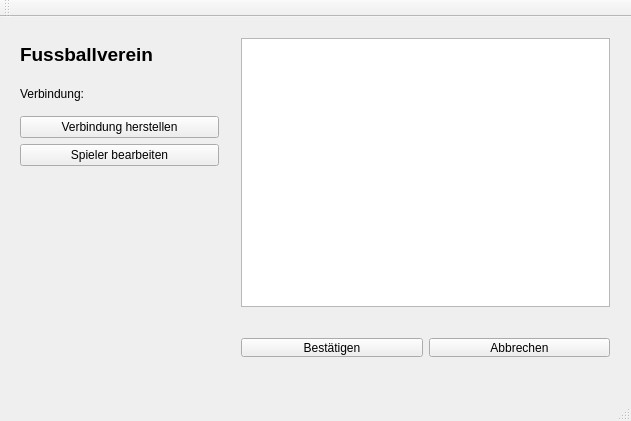
<?xml version="1.0" encoding="UTF-8"?>
<ui version="4.0">
 <class>MainWindow</class>
 <widget class="QMainWindow" name="MainWindow">
  <property name="geometry">
   <rect>
    <x>0</x>
    <y>0</y>
    <width>631</width>
    <height>421</height>
   </rect>
  </property>
  <property name="windowTitle">
   <string>MainWindow</string>
  </property>
  <widget class="QWidget" name="centralWidget">
   <widget class="QWidget" name="verticalLayoutWidget">
    <property name="geometry">
     <rect>
      <x>9</x>
      <y>9</y>
      <width>221</width>
      <height>151</height>
     </rect>
    </property>
    <layout class="QVBoxLayout" name="verticalLayout">
     <item>
      <widget class="QLabel" name="label">
       <property name="font">
        <font>
         <pointsize>14</pointsize>
         <weight>75</weight>
         <bold>true</bold>
        </font>
       </property>
       <property name="text">
        <string>Fussballverein</string>
       </property>
      </widget>
     </item>
     <item>
      <widget class="QLabel" name="status_connection">
       <property name="text">
        <string>Verbindung: </string>
       </property>
      </widget>
     </item>
     <item>
      <widget class="QPushButton" name="verbinden_button">
       <property name="text">
        <string>Verbindung herstellen</string>
       </property>
      </widget>
     </item>
     <item>
      <widget class="QPushButton" name="bearbeiten_button">
       <property name="text">
        <string>Spieler bearbeiten</string>
       </property>
      </widget>
     </item>
    </layout>
   </widget>
   <widget class="QWidget" name="verticalLayoutWidget_2">
    <property name="geometry">
     <rect>
      <x>230</x>
      <y>10</y>
      <width>391</width>
      <height>291</height>
     </rect>
    </property>
    <layout class="QVBoxLayout" name="verticalLayout_2">
     <item>
      <widget class="QTableView" name="anzeige"/>
     </item>
    </layout>
   </widget>
   <widget class="QWidget" name="horizontalLayoutWidget">
    <property name="geometry">
     <rect>
      <x>230</x>
      <y>310</y>
      <width>391</width>
      <height>41</height>
     </rect>
    </property>
    <layout class="QHBoxLayout" name="horizontalLayout">
     <item>
      <widget class="QPushButton" name="bestaetigen_button">
       <property name="text">
        <string>Bestätigen</string>
       </property>
      </widget>
     </item>
     <item>
      <widget class="QPushButton" name="abbrechen_button">
       <property name="text">
        <string>Abbrechen</string>
       </property>
      </widget>
     </item>
    </layout>
   </widget>
  </widget>
  <widget class="QMenuBar" name="menuBar">
   <property name="geometry">
    <rect>
     <x>0</x>
     <y>0</y>
     <width>631</width>
     <height>26</height>
    </rect>
   </property>
  </widget>
  <widget class="QToolBar" name="mainToolBar">
   <attribute name="toolBarArea">
    <enum>TopToolBarArea</enum>
   </attribute>
   <attribute name="toolBarBreak">
    <bool>false</bool>
   </attribute>
  </widget>
  <widget class="QStatusBar" name="statusBar"/>
 </widget>
 <layoutdefault spacing="6" margin="11"/>
 <resources/>
 <connections/>
</ui>
